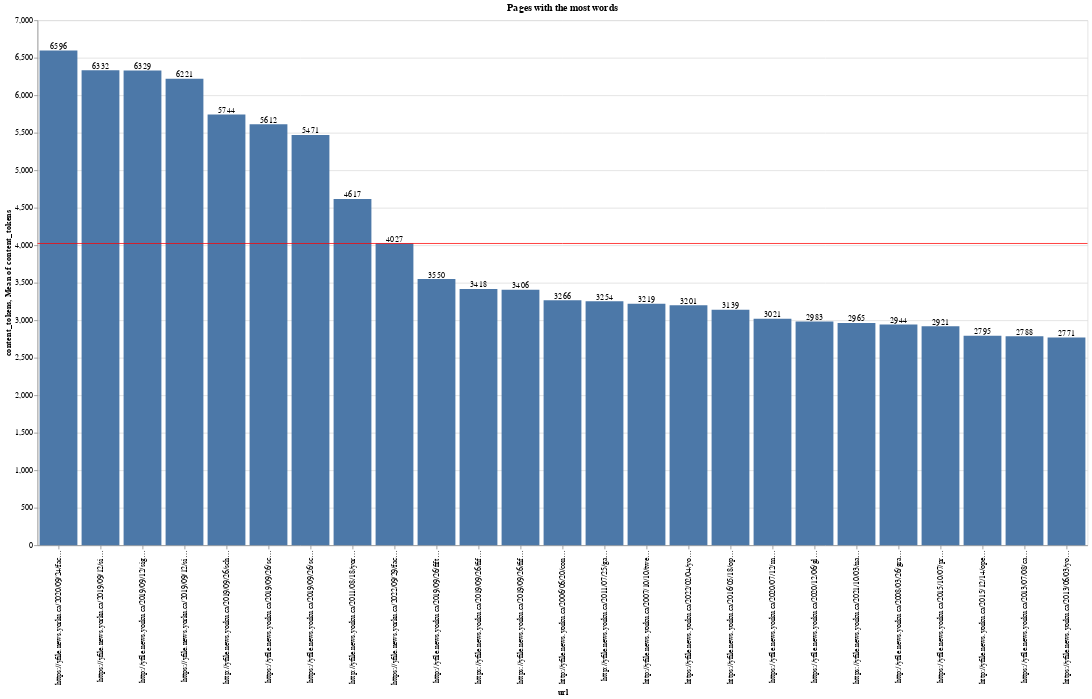

The notebook cell saved with this chart:
### Markdown cell above
Next, let's create a bar chart of this.

### Code cell
word_count_bar = (
    alt.Chart(word_count)
    .mark_bar()
    .encode(x=alt.X("url:O", sort="-y"), y=alt.Y("content_tokens:Q"))
)

word_count_rule = (
    alt.Chart(word_count).mark_rule(color="red").encode(y="mean(content_tokens):Q")
)

word_count_text = word_count_bar.mark_text(align="center", baseline="bottom").encode(
    text="content_tokens:Q"
)

(word_count_bar + word_count_rule + word_count_text).properties(
    width=1400, height=700, title="Pages with the most words"
)

### Figure 1 — Vega-Lite specification as saved in the notebook (floating-point values rounded to 4 significant figures)
{"config": {"view": {"continuousWidth": 400, "continuousHeight": 300}}, "layer": [{"mark": "bar", "encoding": {"x": {"field": "url", "sort": "-y", "type": "ordinal"}, "y": {"field": "content_tokens", "type": "quantitative"}}}, {"mark": {"type": "rule", "color": "red"}, "encoding": {"y": {"aggregate": "mean", "field": "content_tokens", "type": "quantitative"}}}, {"mark": {"type": "text", "align": "center", "baseline": "bottom"}, "encoding": {"text": {"field": "content_tokens", "type": "quantitative"}, "x": {"field": "url", "sort": "-y", "type": "ordinal"}, "y": {"field": "content_tokens", "type": "quantitative"}}}], "data": {"name": "data-522016eaf48fed104d0ed9d57682c55c"}, "height": 700, "title": "Pages with the most words", "width": 1400, "$schema": "https://vega.github.io/schema/vega-lite/v4.17.0.json", "datasets": {"data-522016eaf48fed104d0ed9d57682c55c": [{"url": "https://yfile.news.yorku.ca/2020/09/24/faculty-of-liberal-arts-professional-studies-expands-with-35-new-faculty-members/", "content_tokens": 6596}, {"url": "https://yfile.news.yorku.ca/2019/09/12/significant-growth-in-faculty-of-health-leads-to-35-new-faculty-members/", "content_tokens": 6332}, {"url": "http://yfile.news.yorku.ca/2019/09/12/significant-growth-in-faculty-of-health-leads-to-35-new-faculty-members/", "content_tokens": 6329}, {"url": "https://yfile.news.yorku.ca/2019/09/12/significant-growth-in-faculty-of-health-leads-to-35-new-faculty-members/1542/", "content_tokens": 6221}, {"url": "http://yfile.news.yorku.ca/2019/09/26/scholarship-teaching-and-research-in-laps-enhanced-with-addition-of-37-faculty-members/", "content_tokens": 5744}, {"url": "https://yfile.news.yorku.ca/2019/09/26/scholarship-teaching-and-research-in-laps-enhanced-with-addition-of-37-faculty-members/1542/", "content_tokens": 5612}, {"url": "https://yfile.news.yorku.ca/2019/09/26/scholarship-teaching-and-research-in-laps-enhanced-with-addition-of-37-faculty-members/", "content_tokens": 5471}, {"url": "http://yfile.news.yorku.ca/2011/08/18/york-study-of-healthy-obese-people-makes-world-headlines/", "content_tokens": 4617}, {"url": "https://yfile.news.yorku.ca/2022/09/29/faculty-of-liberal-arts-professional-studies-welcomes-28-new-faculty-members/", "content_tokens": 4027}, {"url": "http://yfile.news.yorku.ca/2019/09/26/fifteen-new-faculty-members-bring-expertise-to-faculty-of-science/", "content_tokens": 3550}, {"url": "https://yfile.news.yorku.ca/2019/09/26/fifteen-new-faculty-members-bring-expertise-to-faculty-of-science/1542/", "content_tokens": 3418}, {"url": "https://yfile.news.yorku.ca/2019/09/26/fifteen-new-faculty-members-bring-expertise-to-faculty-of-science/", "content_tokens": 3406}, {"url": "http://yfile.news.yorku.ca/2006/06/20/convocation-ceremonies-are-web-cast-to-parents-around-the-world/", "content_tokens": 3266}, {"url": "http://yfile.news.yorku.ca/2011/07/25/game-set-haiku-tennis-gets-poetic/", "content_tokens": 3254}, {"url": "http://yfile.news.yorku.ca/2007/10/10/twenty-years-of-alternative-voices-at-chry/", "content_tokens": 3219}, {"url": "https://yfile.news.yorku.ca/2022/02/04/york-university-undertaking-a-security-services-review/", "content_tokens": 3201}, {"url": "https://yfile.news.yorku.ca/2016/05/18/open-your-mind-qa-with-refugee-and-migration-researcher-christina-clark-kazak/", "content_tokens": 3139}, {"url": "https://yfile.news.yorku.ca/2020/07/12/message-to-the-community-yorks-policy-on-non-medical-face-and-nose-coverings/", "content_tokens": 3021}, {"url": "https://yfile.news.yorku.ca/2020/12/06/glendon-instructor-livestreams-field-trips-to-provide-experiential-education-throughout-pandemic/", "content_tokens": 2983}, {"url": "https://yfile.news.yorku.ca/2021/10/03/national-day-for-truth-and-reconciliation-panel-focuses-on-reconciliation-in-action/", "content_tokens": 2965}, {"url": "http://yfile.news.yorku.ca/2008/03/26/graffiti-article-lacked-context-say-york-anti-racism-profs/", "content_tokens": 2944}, {"url": "https://yfile.news.yorku.ca/2015/10/07/presidents-town-hall-considers-the-present-and-future-state-of-the-university/", "content_tokens": 2921}, {"url": "http://yfile.news.yorku.ca/2015/12/14/open-your-mind-a-qa-with-york-phd-candidate-vivian-stamatopoulos/", "content_tokens": 2795}, {"url": "https://yfile.news.yorku.ca/2013/07/08/canuck-kims-convenience-play-gets-celebrity-customer-and-interest-from-tv/", "content_tokens": 2788}, {"url": "https://yfile.news.yorku.ca/2013/06/03/york-university-to-honour-12-leaders-in-business-arts-culture-and-law-during-spring-2013-convocation/", "content_tokens": 2771}]}}
